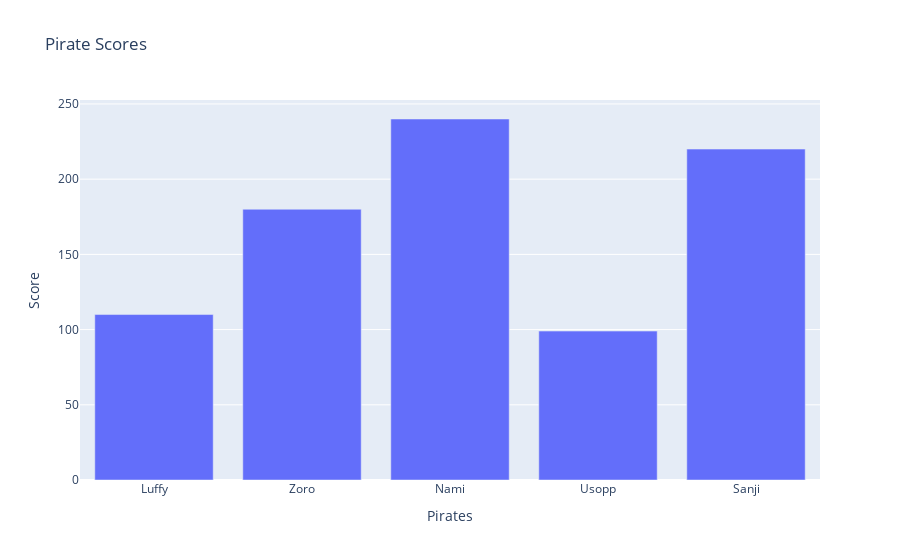

The code cell stored with this chart in its notebook:
### Code cell
graph = go.Figure()
graph.add_trace(go.Bar(x=x1, y=y1))
graph.update_layout(
title="Pirate Scores", xaxis_title="Pirates", yaxis_title="Score")

graph.show()

### Figure 1 — Plotly figure (JSON) as saved in the notebook; plotly's stock layout.template omitted (floating-point values rounded to 4 significant figures)
{"data": [{"type": "bar", "x": ["Luffy", "Zoro", "Nami", "Usopp", "Sanji"], "y": [110, 180, 240, 99, 220]}], "layout": {"title": {"text": "Pirate Scores"}, "xaxis": {"title": {"text": "Pirates"}}, "yaxis": {"title": {"text": "Score"}}}}
